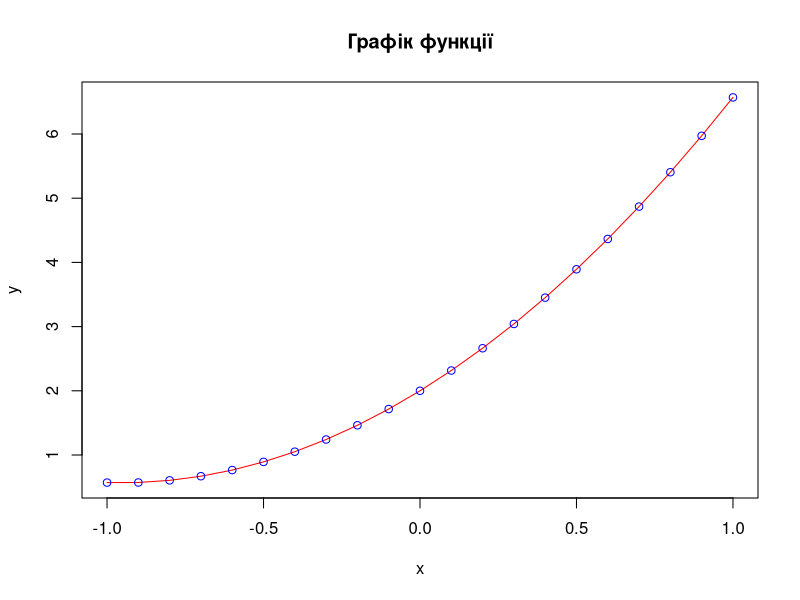

Write R code to recreate this figure.
## ---- chunk 1

# Задаємо параметри функції
b0 <- 2
b1 <- 3
b2 <- 1.57

# Задаємо область визначення

x <- seq(-1, 1, .1)
y <- b0 + b1 * x + b2 * x^2

plot(x, y,
     type = "l",
     col = "red",
     main = "Графік функції",
     xlab = "x",
     ylab = "y"
     )
points(x, y,
       col = "blue")

df <- data.frame(x = x, y = y) # створюємо таблицю даних

## ---- chunk 2
# install.packages("rio") # інсталяція пакету
library(rio) # підключення пакету
export(df, "data/data.csv")

## ---- chunk 3
dfNew <-  import("data/data.csv")

# Таблиця засобами knitr
knitr::kable(head(dfNew),
             caption = "_Табл. 1. Фрагмент таблиці даних_")


# Таблиця засобами stargazer
# stargazer::stargazer(head(dfNew),
#                      type = "html",
#                      summary = FALSE,
#              title = "_Табл. 1. Фрагмент таблиці даних_")


# Таблиця засобами xtable
# print(xtable::xtable(head(dfNew),
#                      type = "html",
#                      html.table.attributes="border=0",
#                      summary = FALSE,
#              caption = "_Табл. 1. Фрагмент таблиці даних_"))

